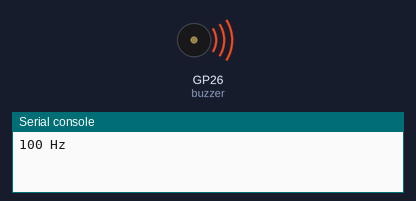
The program below on a simulated Raspberry Pi Pico running MicroPython. Shown: buzzer (waves = sounding), the last lines printed to the serial console. At 7.6 s the program stops and its outputs stay as they are.

Above: at 0.1 s.
At 7.7 s:
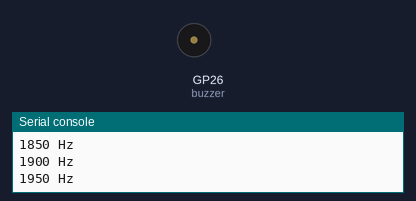
Timing chart, 0 to 9.1 s (numbered marks = the images above):
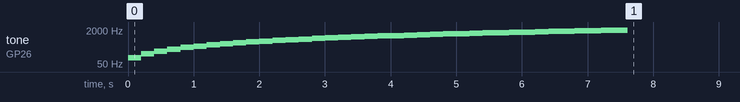

Measured:
- by itself, tone on GP26 (buzzer): plays 100 Hz for 0.20 s, 150 Hz for 0.20 s, 200 Hz for 0.20 s, 250 Hz for 0.20 s, 300 Hz for 0.20 s, 350 Hz for 0.20 s … (38 notes in this stretch)

The program:

buzzer_scale.py
```python
# Sweep through frequencies to hear how pitch changes
import time
from machine import PWM, Pin

BUZZER_PIN = 26

buzzer = PWM(Pin(BUZZER_PIN), freq=100, duty_u16=32768)

# start at 100 Hz, go up by 50 Hz each step, stop before 2000 Hz
for frequency in range(100, 2000, 50):
    print(frequency, "Hz")
    buzzer.freq(frequency)
    time.sleep(0.2)

buzzer.duty_u16(0)
buzzer.deinit()
```
